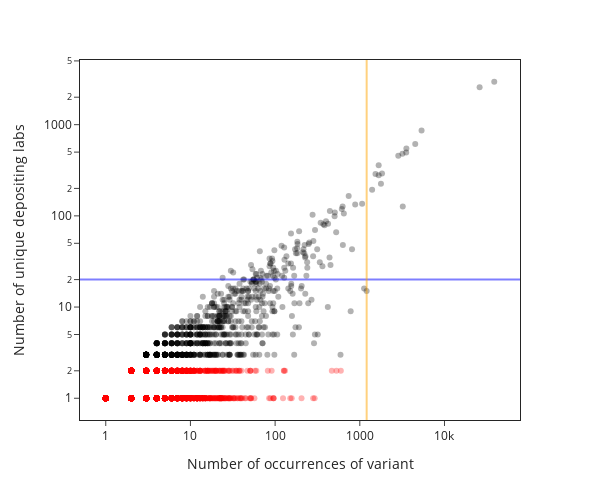

Notebook cell for this chart:
### Code cell
import numpy as np
import plotly.express as px

plot_data = df_list_full.sort_values(by = ['num_of_occurances_in_subgroup'],ascending = False)
cols = ['sseqid','subgroup_id','is_canon_seq','num_of_unique_pis','is_silent_mutation','num_of_unique_subgroups','total_sseqid_occurrences','num_of_occurances_in_subgroup','updated_database']
plot_data = plot_data[cols].drop_duplicates()

plot_data['subgroup_id'] = plot_data['subgroup_id'].astype(str)
plot_data['sseqid'] = plot_data['sseqid'].astype(str)
plot_data['is_silent_mutation'] = plot_data['is_silent_mutation'].fillna('idk')


#plot_data = df_list_full.sort_values(by = ['num_of_unique_pis'],ascending = False)
plot_data['num_of_unique_pis_log'] = np.log(plot_data['num_of_unique_pis'])
plot_data['low_pi'] = plot_data['num_of_unique_pis'] <= 2

plot_data = plot_data.query("is_canon_seq == False")

fig = px.scatter(plot_data,
                 x='num_of_occurances_in_subgroup', 
                 y='num_of_unique_pis',
                 log_y=True,
                 log_x=True,
                 template='simple_white',
                 #facet_col='is_canon_seq',
                 hover_data=cols,
                 height=500,
                 width=600,
                 labels={'num_of_occurances_in_subgroup':'Number of occurrences of variant',
                         'num_of_unique_pis':'Number of unique depositing labs'},
                 color = 'low_pi',
                 color_discrete_sequence=['#000000','red'],
                 opacity=0.3,
                 render_mode = 'svg'
                 #color = 'is_silent_mutation',
                 #color = 'updated_database',
                 #size = 'num_of_unique_subgroups'
                 )
#fig.update_xaxes(type='category')
#fig.update_layout(xaxis_categoryorder = 'total descending')
fig.add_hline(y=20, line_color='blue', line_width=2, col=1, opacity=0.5)
fig.add_vline(x=1205, line_color='orange', line_width=2, col=1, opacity=0.5)

fig.update_layout(showlegend=False)
fig.update_xaxes(mirror=True)
fig.update_yaxes(mirror=True)

#fig.write_image("../out_data/figures/fig2_b.svg")

fig

### Figure 1 — Plotly figure (JSON) as saved in the notebook; plotly's stock layout.template omitted (floating-point values rounded to 4 significant figures; data arrays with more than 128 entries replaced by an {"elided": "..."} marker saying what was removed)
{"data": [{"customdata": {"elided": "829x7 mixed values"}, "hovertemplate": "low_pi=False<br>Number of occurrences of variant=%{x}<br>Number of unique depositing labs=%{y}<br>sseqid=%{customdata[0]}<br>subgroup_id=%{customdata[1]}<br>is_canon_seq=%{customdata[2]}<br>is_silent_mutation=%{customdata[3]}<br>num_of_unique_subgroups=%{customdata[4]}<br>total_sseqid_occurrences=%{customdata[5]}<br>updated_database=%{customdata[6]}<extra></extra>", "legendgroup": "False", "marker": {"color": "#000000", "opacity": 0.3, "symbol": "circle"}, "mode": "markers", "name": "False", "orientation": "v", "showlegend": true, "type": "scatter", "x": {"elided": "829 int values"}, "xaxis": "x", "y": {"elided": "829 int values"}, "yaxis": "y"}, {"customdata": {"elided": "12033x7 mixed values"}, "hovertemplate": "low_pi=True<br>Number of occurrences of variant=%{x}<br>Number of unique depositing labs=%{y}<br>sseqid=%{customdata[0]}<br>subgroup_id=%{customdata[1]}<br>is_canon_seq=%{customdata[2]}<br>is_silent_mutation=%{customdata[3]}<br>num_of_unique_subgroups=%{customdata[4]}<br>total_sseqid_occurrences=%{customdata[5]}<br>updated_database=%{customdata[6]}<extra></extra>", "legendgroup": "True", "marker": {"color": "red", "opacity": 0.3, "symbol": "circle"}, "mode": "markers", "name": "True", "orientation": "v", "showlegend": true, "type": "scatter", "x": {"elided": "12033 int values"}, "xaxis": "x", "y": {"elided": "12033 int values"}, "yaxis": "y"}], "layout": {"height": 500, "legend": {"title": {"text": "low_pi"}, "tracegroupgap": 0}, "margin": {"t": 60}, "shapes": [{"line": {"color": "blue", "width": 2}, "opacity": 0.5, "type": "line", "x0": 0, "x1": 1, "xref": "x domain", "y0": 20, "y1": 20, "yref": "y"}, {"line": {"color": "orange", "width": 2}, "opacity": 0.5, "type": "line", "x0": 1205, "x1": 1205, "xref": "x", "y0": 0, "y1": 1, "yref": "y domain"}], "showlegend": false, "width": 600, "xaxis": {"anchor": "y", "domain": [0, 1], "mirror": true, "title": {"text": "Number of occurrences of variant"}, "type": "log"}, "yaxis": {"anchor": "x", "domain": [0, 1], "mirror": true, "title": {"text": "Number of unique depositing labs"}, "type": "log"}}}
